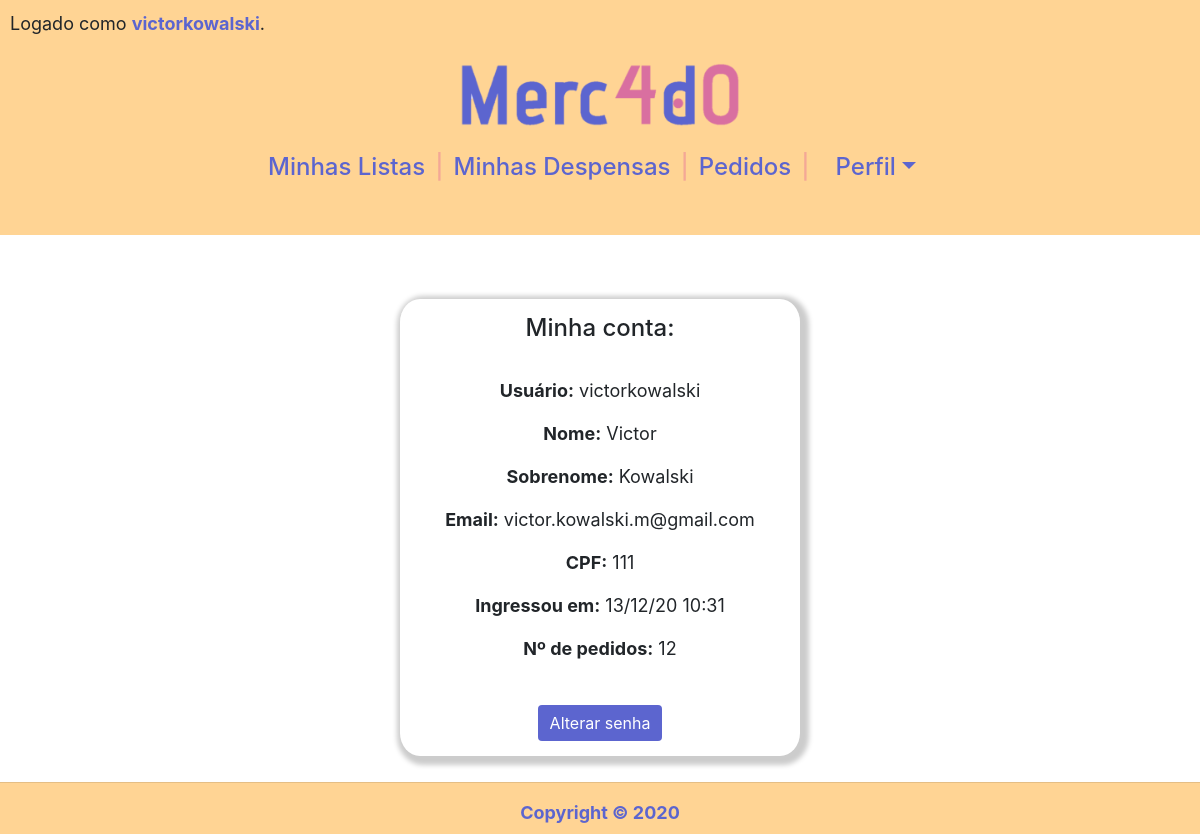
The page /conta (signed in) on the database its author committed.
### compras/models.py (models this page shows, shortened)
class Usuario(AbstractUser):
    cpf = models.CharField(max_length=11)

### compras/views.py (the view)
# urls.py: path("conta", views.conta, name="conta"),
@login_required(login_url='login')
def conta(request):
    return render(request, 'compras/conta.html')

### compras/templates/compras/conta.html
{% extends "compras/layout.html" %}
{% block body %}
<div class='center_box'>
    <div class="box_padrao">
        <h4>Minha conta:</h4>
        <br>
        <p><b>Usuário:</b> {{ user.username }}</p>
        <p><b>Nome:</b> {{ user.first_name }}</p>
        <p><b>Sobrenome:</b> {{ user.last_name }}</p>
        <p><b>Email:</b> {{ user.email }}</p>
        <p><b>CPF:</b> {{ user.cpf }}</p>
        <p><b>Ingressou em:</b> {{ user.date_joined|date:"d/m/y H:i" }}</p>
        <p><b>Nº de pedidos:</b> {{ user.historicos.count }}</p>
        <br>
        <a href="{% url 'senha' %}">
            <button type="button" class="btn btn-primary">Alterar senha</button>
        </a>
    </div>
</div>
{% endblock %}

### compras/templates/compras/layout.html (shortened to what this page needs)
{% load static %}
<!DOCTYPE html>
<html lang="en">
<head>
    <link rel="stylesheet" href="https://cdn.jsdelivr.net/npm/bootstrap@4.5.3/dist/css/bootstrap.min.css">
    <link rel="stylesheet" href="{% static 'compras/styles.css' %}">
    <link rel="stylesheet" href="https://cdn.jsdelivr.net/npm/bootstrap-select@1.13.14/dist/css/bootstrap-select.min.css">
</head>
<body>
    <main>
        <header>
        <section>
            {% if user.is_authenticated %}
            <p>Logado como <a id="username" href="{% url 'conta' %}">{{ user.username }}</a>.</p>
            {% else %}
            <p style="color:transparent;">eduardo</p>
            {% endif %}
        </section>
        <h1><a href="{% url 'index' %}"> <img src="{%  static 'compras/LogoMerc4d0.png' %}" id="LogoMerc4d0"></a></h1>
        <h4>
            <nav id=navegacao-principal>
                <ul>
                    {% if not user.is_authenticated %}
                    <li><a href="{% url 'login' %}">Login</a></li>
                    <span>|</span>
                    <li><a href="{% url 'registrar' %}">Registrar-se</a></li>
                    {% else %}
                    <li><a href="{% url 'index' %}">Minhas Listas</a></li>
                    <span>|</span>
                    <li><a href="{% url 'acompanhamentos' %}">Minhas Despensas</a></li>
                    <span>|</span>
                    <li><a href="{% url 'pedidos' %}">Pedidos</a></li>
                    <span>|</span>
                    <li class="nav-item dropdown">
                        <a class="nav-link dropdown-toggle" data-toggle="dropdown" role="button" aria-expanded="false">Perfil</a>
                    </li>
                    {% endif %}
                </ul>
            </nav>
        </h4>
        <br>
        </header>
        <br>
        <br>
        <div class="conteudo">
        {% block body %}
        {% endblock %}
        </div>
    </main>
    <footer >
        <hr>
        Copyright &copy; 2020
    </footer>
</body>
</html>

### compras/static/compras/styles.css (style rules this page uses)
:root { --primary-color: #5c65cf; --secondary-color: #d96fa0; --primary-background: #fffaea; --secondary-background: #f4a896; --tertiary-background: #ffd494; --nav-background:#ffd494; font-family: Montserrat, sans-serif; font-size: 16px; line-height: 1.5em; }
body { font-size: large; height: 100%; min-height: 500px; padding: 0px; }
.conteudo { padding: 10px; }
main { min-height: 93vh; }
.box_padrao { box-shadow: 3px 3px 5px 6px #ccc; padding: 15px; border-radius: 5%; width: 80%; max-width: 400px; }
.center_box { display:flex; justify-content: center; }
section { text-align: left; }
a#username { color: var(--primary-color); font-weight: bold; }
nav#navegacao-principal { justify-content : center; color: var(--primary-color); display: flex; flex-direction: row; }
nav#navegacao-principal ul { margin: 0; padding: 0; }
nav#navegacao-principal li { display: inline-block; padding: 10px; }
a { color: var(--primary-color); }
span { color: var(--secondary-background); }
img#LogoMerc4d0 { width: 280px; }
.btn-primary { background-color: var(--primary-color); border: var(--primary-color); }
body { overflow-x: auto; text-align: center; }
body img { max-width: 100%; }
ul { list-style-type: none; display: table; margin: 0 auto; padding: 0; }
footer { clear: both; position: relative; height: 52px; background-color: var(--nav-background); color: var(--primary-color); font-weight: bold; }
body header { background-color:var(--nav-background); padding: 0px; }
header p { padding: 10px; }

### rows shown on the page
Usuario: username "victorkowalski", first_name "Victor", last_name "Kowalski", email "victor.kowalski.m@gmail.com", cpf "111", date_joined "13/12/20 10:31", historicos.count "12"
